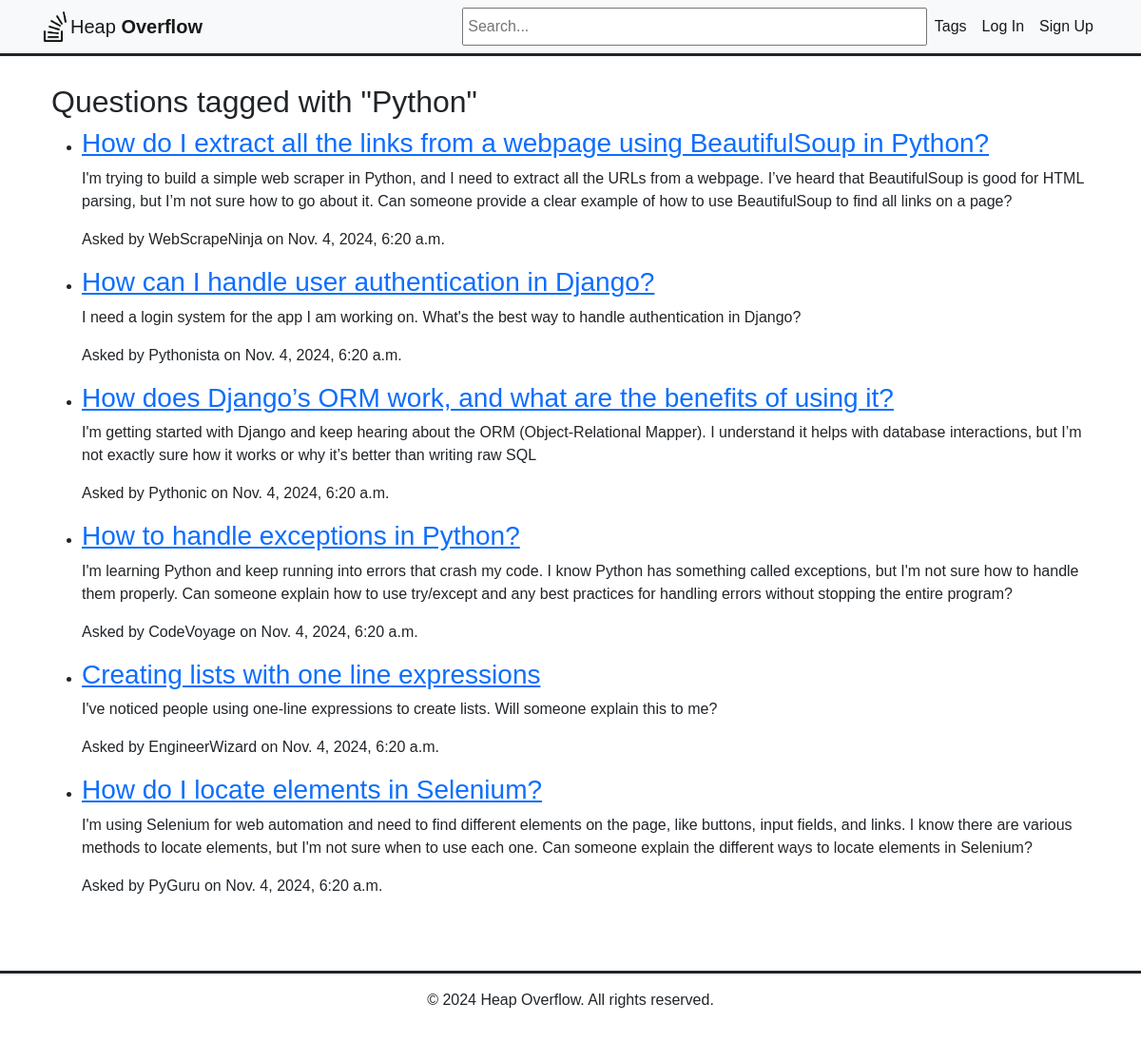
Page /tags/1/ on the committed database.
### heap/models.py (models this page shows, shortened)
class Tag(models.Model):
    name = models.CharField(max_length=50, unique=True)
    created_at = models.DateTimeField(auto_now_add=True)

class Question(models.Model):
    title = models.CharField(max_length=255)
    body = models.TextField()
    created_at = models.DateTimeField(auto_now_add=True)
    updated_at = models.DateTimeField(auto_now=True)
    author = models.ForeignKey(User, on_delete=models.CASCADE, related_name='questions')
    tags = models.ManyToManyField('Tag', related_name='questions')

### heap/views.py (the view)
# urls.py: path('tags/<int:tag_id>/', views.questions_by_tag, name='questions_by_tag'),
def questions_by_tag(request, tag_id):
    tag = get_object_or_404(Tag, id=tag_id)
    questions = Question.objects.filter(tags=tag)
    return render(request, 'heap/questions_by_tag.html', {'tag': tag, 'questions': questions})

### heap/templates/heap/questions_by_tag.html
{% extends 'heap/base.html' %}
{% block content %}
<div class="container">
    <h2>Questions tagged with "{{ tag.name }}"</h2>
    <ul>
        {% for question in questions %}
            <li>
                <h3><a href="{% url 'question_detail' pk=question.pk %}">{{ question.title }}</a></h3>
                <p>{{ question.body }}</p>
                <p>Asked by {{ question.author }} on {{ question.created_at }}</p>
            </li>
        {% empty %}
            <p>No questions found for this tag.</p>
        {% endfor %}
    </ul>
</div>
{% endblock %}

### rows in the picture
Tag: name "Python"
Question: title "How do I extract all the links from a webpage using BeautifulSoup in Python?", body "I'm trying to build a simple web scraper in Python, and I need to extract all the URLs from a webpage. I’ve heard that BeautifulSoup is good for HTML parsing, but I’m not sure how to go about it. Can someone provide a clear example of how to use BeautifulSoup to find all links on a page?", author "WebScrapeNinja", created_at "Nov. 4, 2024, 6:20 a.m."
Question: title "How can I handle user authentication in Django?", body "I need a login system for the app I am working on. What's the best way to handle authentication in Django?", author "Pythonista", created_at "Nov. 4, 2024, 6:20 a.m."
Question: title "How does Django’s ORM work, and what are the benefits of using it?", body "I'm getting started with Django and keep hearing about the ORM (Object-Relational Mapper). I understand it helps with database interactions, but I’m not exactly sure how it works or why it’s better than writing raw SQL", author "Pythonic", created_at "Nov. 4, 2024, 6:20 a.m."
Question: title "How to handle exceptions in Python?", body "I'm learning Python and keep running into errors that crash my code. I know Python has something called exceptions, but I'm not sure how to handle them properly. Can someone explain how to use try/except and any best practices for handling errors without stopping the entire program?", author "CodeVoyage", created_at "Nov. 4, 2024, 6:20 a.m."
Question: title "Creating lists with one line expressions", body "I've noticed people using one-line expressions to create lists. Will someone explain this to me?", author "EngineerWizard", created_at "Nov. 4, 2024, 6:20 a.m."
Question: title "How do I locate elements in Selenium?", body "I'm using Selenium for web automation and need to find different elements on the page, like buttons, input fields, and links. I know there are various methods to locate elements, but I'm not sure when to use each one. Can someone explain the different ways to locate elements in Selenium?", author "PyGuru", created_at "Nov. 4, 2024, 6:20 a.m."
